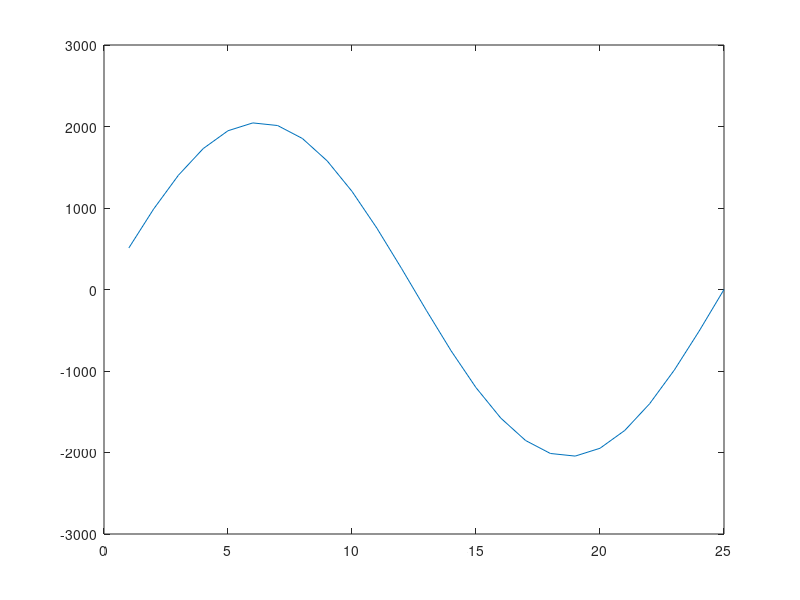

Here is the MATLAB script that generated this plot:
clear all
close all
clc

fs = 800e3;
Ts = 1/fs;
numberofSamples=25;
fm = 32e3;
w = 2*pi*fm;
wm = 2*pi*fm;
t = Ts:Ts:(numberofSamples*Ts);
output=int16(sin(wm*t)*2^11)   
length(output)
plot(output)
fid = fopen('32KHzSineLookUpTable.txt', 'w');
fprintf(fid, '%4.0f ,', output);
fclose(fid)